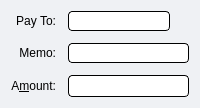
  <widget class="QFrame" name="SendCoins_AuthenticatedPaymentRequest">
   <property name="palette">
    <palette>
     <active>
      <colorrole role="WindowText">
       <brush brushstyle="SolidPattern">
        <color alpha="255">
         <red>0</red>
         <green>0</green>
         <blue>0</blue>
        </color>
       </brush>
      </colorrole>
      <colorrole role="Button">
       <brush brushstyle="SolidPattern">
        <color alpha="255">
         <red>239</red>
         <green>241</green>
         <blue>244</blue>
        </color>
       </brush>
      </colorrole>
      <colorrole role="Light">
       <brush brushstyle="SolidPattern">
        <color alpha="255">
         <red>230</red>
         <green>255</green>
         <blue>224</blue>
        </color>
       </brush>
      </colorrole>
      <colorrole role="Midlight">
       <brush brushstyle="SolidPattern">
        <color alpha="255">
         <red>185</red>
         <green>243</green>
         <blue>171</blue>
        </color>
       </brush>
      </colorrole>
      <colorrole role="Dark">
       <brush brushstyle="SolidPattern">
        <color alpha="255">
         <red>70</red>
         <green>116</green>
         <blue>59</blue>
        </color>
       </brush>
      </colorrole>
      <colorrole role="Mid">
       <brush brushstyle="SolidPattern">
        <color alpha="255">
         <red>93</red>
         <green>155</green>
         <blue>79</blue>
        </color>
       </brush>
      </colorrole>
      <colorrole role="Text">
       <brush brushstyle="SolidPattern">
        <color alpha="255">
         <red>0</red>
         <green>0</green>
         <blue>0</blue>
        </color>
       </brush>
      </colorrole>
      <colorrole role="BrightText">
       <brush brushstyle="SolidPattern">
        <color alpha="255">
         <red>155</red>
         <green>255</green>
         <blue>147</blue>
        </color>
       </brush>
      </colorrole>
      <colorrole role="ButtonText">
       <brush brushstyle="SolidPattern">
        <color alpha="255">
         <red>0</red>
         <green>0</green>
         <blue>0</blue>
        </color>
       </brush>
      </colorrole>
      <colorrole role="Base">
       <brush brushstyle="SolidPattern">
        <color alpha="255">
         <red>239</red>
         <green>241</green>
         <blue>244</blue>
        </color>
       </brush>
      </colorrole>
      <colorrole role="Window">
       <brush brushstyle="SolidPattern">
        <color alpha="255">
         <red>239</red>
         <green>241</green>
         <blue>244</blue>
        </color>
       </brush>
      </colorrole>
      <colorrole role="Shadow">
       <brush brushstyle="SolidPattern">
        <color alpha="255">
         <red>0</red>
         <green>0</green>
         <blue>0</blue>
        </color>
       </brush>
      </colorrole>
      <colorrole role="AlternateBase">
       <brush brushstyle="SolidPattern">
        <color alpha="255">
         <red>197</red>
         <green>243</green>
         <blue>187</blue>
        </color>
       </brush>
      </colorrole>
      <colorrole role="NoRole">
       <brush brushstyle="SolidPattern">
        <color alpha="255">
         <red>125</red>
         <green>194</green>
         <blue>122</blue>
        </color>
       </brush>
      </colorrole>
      <colorrole role="ToolTipBase">
       <brush brushstyle="SolidPattern">
        <color alpha="255">
         <red>255</red>
         <green>255</green>
         <blue>220</blue>
        </color>
       </brush>
      </colorrole>
      <colorrole role="ToolTipText">
       <brush brushstyle="SolidPattern">
        <color alpha="255">
         <red>0</red>
         <green>0</green>
         <blue>0</blue>
        </color>
       </brush>
      </colorrole>
     </active>
     <inactive>
      <colorrole role="WindowText">
       <brush brushstyle="SolidPattern">
        <color alpha="255">
         <red>0</red>
         <green>0</green>
         <blue>0</blue>
        </color>
       </brush>
      </colorrole>
      <colorrole role="Button">
       <brush brushstyle="SolidPattern">
        <color alpha="255">
         <red>239</red>
         <green>241</green>
         <blue>244</blue>
        </color>
       </brush>
      </colorrole>
      <colorrole role="Light">
       <brush brushstyle="SolidPattern">
        <color alpha="255">
         <red>230</red>
         <green>255</green>
         <blue>224</blue>
        </color>
       </brush>
      </colorrole>
      <colorrole role="Midlight">
       <brush brushstyle="SolidPattern">
        <color alpha="255">
         <red>185</red>
         <green>243</green>
         <blue>171</blue>
        </color>
       </brush>
      </colorrole>
      <colorrole role="Dark">
       <brush brushstyle="SolidPattern">
        <color alpha="255">
         <red>70</red>
         <green>116</green>
         <blue>59</blue>
        </color>
       </brush>
      </colorrole>
      <colorrole role="Mid">
       <brush brushstyle="SolidPattern">
        <color alpha="255">
         <red>93</red>
         <green>155</green>
         <blue>79</blue>
        </color>
       </brush>
      </colorrole>
      <colorrole role="Text">
       <brush brushstyle="SolidPattern">
        <color alpha="255">
         <red>0</red>
         <green>0</green>
         <blue>0</blue>
        </color>
       </brush>
      </colorrole>
      <colorrole role="BrightText">
       <brush brushstyle="SolidPattern">
        <color alpha="255">
         <red>155</red>
         <green>255</green>
         <blue>147</blue>
        </color>
       </brush>
      </colorrole>
      <colorrole role="ButtonText">
       <brush brushstyle="SolidPattern">
        <color alpha="255">
         <red>0</red>
         <green>0</green>
         <blue>0</blue>
        </color>
       </brush>
      </colorrole>
      <colorrole role="Base">
       <brush brushstyle="SolidPattern">
        <color alpha="255">
         <red>239</red>
         <green>241</green>
         <blue>244</blue>
        </color>
       </brush>
      </colorrole>
      <colorrole role="Window">
       <brush brushstyle="SolidPattern">
        <color alpha="255">
         <red>239</red>
         <green>241</green>
         <blue>244</blue>
        </color>
       </brush>
      </colorrole>
      <colorrole role="Shadow">
       <brush brushstyle="SolidPattern">
        <color alpha="255">
         <red>0</red>
         <green>0</green>
         <blue>0</blue>
        </color>
       </brush>
      </colorrole>
      <colorrole role="AlternateBase">
       <brush brushstyle="SolidPattern">
        <color alpha="255">
         <red>197</red>
         <green>243</green>
         <blue>187</blue>
        </color>
       </brush>
      </colorrole>
      <colorrole role="NoRole">
       <brush brushstyle="SolidPattern">
        <color alpha="255">
         <red>125</red>
         <green>194</green>
         <blue>122</blue>
        </color>
       </brush>
      </colorrole>
      <colorrole role="ToolTipBase">
       <brush brushstyle="SolidPattern">
        <color alpha="255">
         <red>255</red>
         <green>255</green>
         <blue>220</blue>
        </color>
       </brush>
      </colorrole>
      <colorrole role="ToolTipText">
       <brush brushstyle="SolidPattern">
        <color alpha="255">
         <red>0</red>
         <green>0</green>
         <blue>0</blue>
        </color>
       </brush>
      </colorrole>
     </inactive>
     <disabled>
      <colorrole role="WindowText">
       <brush brushstyle="SolidPattern">
        <color alpha="255">
         <red>70</red>
         <green>116</green>
         <blue>59</blue>
        </color>
       </brush>
      </colorrole>
      <colorrole role="Button">
       <brush brushstyle="SolidPattern">
        <color alpha="255">
         <red>239</red>
         <green>241</green>
         <blue>244</blue>
        </color>
       </brush>
      </colorrole>
      <colorrole role="Light">
       <brush brushstyle="SolidPattern">
        <color alpha="255">
         <red>230</red>
         <green>255</green>
         <blue>224</blue>
        </color>
       </brush>
      </colorrole>
      <colorrole role="Midlight">
       <brush brushstyle="SolidPattern">
        <color alpha="255">
         <red>185</red>
         <green>243</green>
         <blue>171</blue>
        </color>
       </brush>
      </colorrole>
      <colorrole role="Dark">
       <brush brushstyle="SolidPattern">
        <color alpha="255">
         <red>70</red>
         <green>116</green>
         <blue>59</blue>
        </color>
       </brush>
      </colorrole>
      <colorrole role="Mid">
       <brush brushstyle="SolidPattern">
        <color alpha="255">
         <red>93</red>
         <green>155</green>
         <blue>79</blue>
        </color>
       </brush>
      </colorrole>
      <colorrole role="Text">
       <brush brushstyle="SolidPattern">
        <color alpha="255">
         <red>70</red>
         <green>116</green>
         <blue>59</blue>
        </color>
       </brush>
      </colorrole>
      <colorrole role="BrightText">
       <brush brushstyle="SolidPattern">
        <color alpha="255">
         <red>155</red>
         <green>255</green>
         <blue>147</blue>
        </color>
       </brush>
      </colorrole>
      <colorrole role="ButtonText">
       <brush brushstyle="SolidPattern">
        <color alpha="255">
         <red>70</red>
         <green>116</green>
         <blue>59</blue>
        </color>
       </brush>
      </colorrole>
      <colorrole role="Base">
       <brush brushstyle="SolidPattern">
        <color alpha="255">
         <red>239</red>
         <green>241</green>
         <blue>244</blue>
        </color>
       </brush>
      </colorrole>
      <colorrole role="Window">
       <brush brushstyle="SolidPattern">
        <color alpha="255">
         <red>239</red>
         <green>241</green>
         <blue>244</blue>
        </color>
       </brush>
      </colorrole>
      <colorrole role="Shadow">
       <brush brushstyle="SolidPattern">
        <color alpha="255">
         <red>0</red>
         <green>0</green>
         <blue>0</blue>
        </color>
       </brush>
      </colorrole>
      <colorrole role="AlternateBase">
       <brush brushstyle="SolidPattern">
        <color alpha="255">
         <red>140</red>
         <green>232</green>
         <blue>119</blue>
        </color>
       </brush>
      </colorrole>
      <colorrole role="NoRole">
       <brush brushstyle="SolidPattern">
        <color alpha="255">
         <red>125</red>
         <green>194</green>
         <blue>122</blue>
        </color>
       </brush>
      </colorrole>
      <colorrole role="ToolTipBase">
       <brush brushstyle="SolidPattern">
        <color alpha="255">
         <red>255</red>
         <green>255</green>
         <blue>220</blue>
        </color>
       </brush>
      </colorrole>
      <colorrole role="ToolTipText">
       <brush brushstyle="SolidPattern">
        <color alpha="255">
         <red>0</red>
         <green>0</green>
         <blue>0</blue>
        </color>
       </brush>
      </colorrole>
     </disabled>
    </palette>
   </property>
   <property name="toolTip">
    <string>This is an authenticated payment request.</string>
   </property>
   <property name="autoFillBackground">
    <bool>false</bool>
   </property>
   <property name="styleSheet">
    <string notr="true">background: #eff1f4; border: 0</string>
   </property>
   <property name="frameShape">
    <enum>QFrame::NoFrame</enum>
   </property>
   <layout class="QGridLayout" name="gridLayout_s">
    <property name="spacing">
     <number>12</number>
    </property>
    <item row="0" column="0">
     <widget class="QLabel" name="payToLabel_s">
      <property name="text">
       <string>Pay To:</string>
      </property>
      <property name="alignment">
       <set>Qt::AlignRight|Qt::AlignTrailing|Qt::AlignVCenter</set>
      </property>
     </widget>
    </item>
    <item row="0" column="1">
     <layout class="QHBoxLayout" name="payToLayout_s">
      <property name="spacing">
       <number>0</number>
      </property>
      <item>
       <widget class="QLabel" name="payTo_s">
        <property name="styleSheet">
         <string notr="true">background: #fff; border-radius: 4px; border: 1px solid #000; padding:2px</string>
        </property>
        <property name="textFormat">
         <enum>Qt::PlainText</enum>
        </property>
       </widget>
      </item>
      <item>
       <widget class="QToolButton" name="deleteButton_s">
        <property name="toolTip">
         <string>Remove this entry</string>
        </property>
        <property name="text">
         <string/>
        </property>
        <property name="icon">
         <iconset>
          <normaloff>:/icons/remove</normaloff>:/icons/remove</iconset>
        </property>
       </widget>
      </item>
     </layout>
    </item>
    <item row="1" column="0">
     <widget class="QLabel" name="memoLabel_s">
      <property name="text">
       <string>Memo:</string>
      </property>
      <property name="alignment">
       <set>Qt::AlignRight|Qt::AlignTrailing|Qt::AlignVCenter</set>
      </property>
     </widget>
    </item>
    <item row="1" column="1">
     <widget class="QLabel" name="memoTextLabel_s">
      <property name="styleSheet">
       <string notr="true">background: #fff; border-radius: 4px; border: 1px solid #000; padding:2px</string>
      </property>
      <property name="textFormat">
       <enum>Qt::PlainText</enum>
      </property>
     </widget>
    </item>
    <item row="2" column="0">
     <widget class="QLabel" name="amountLabel_s">
      <property name="text">
       <string>A&amp;mount:</string>
      </property>
      <property name="alignment">
       <set>Qt::AlignRight|Qt::AlignTrailing|Qt::AlignVCenter</set>
      </property>
      <property name="buddy">
       <cstring>payAmount_s</cstring>
      </property>
     </widget>
    </item>
    <item row="2" column="1">
     <widget class="NavCoinAmountField" name="payAmount_s">
      <property name="acceptDrops">
       <bool>false</bool>
      </property>
      <property name="styleSheet">
       <string notr="true">background: #fff; border-radius: 4px; border: 1px solid #000; padding:2px</string>
      </property>
     </widget>
    </item>
   </layout>
  </widget>
